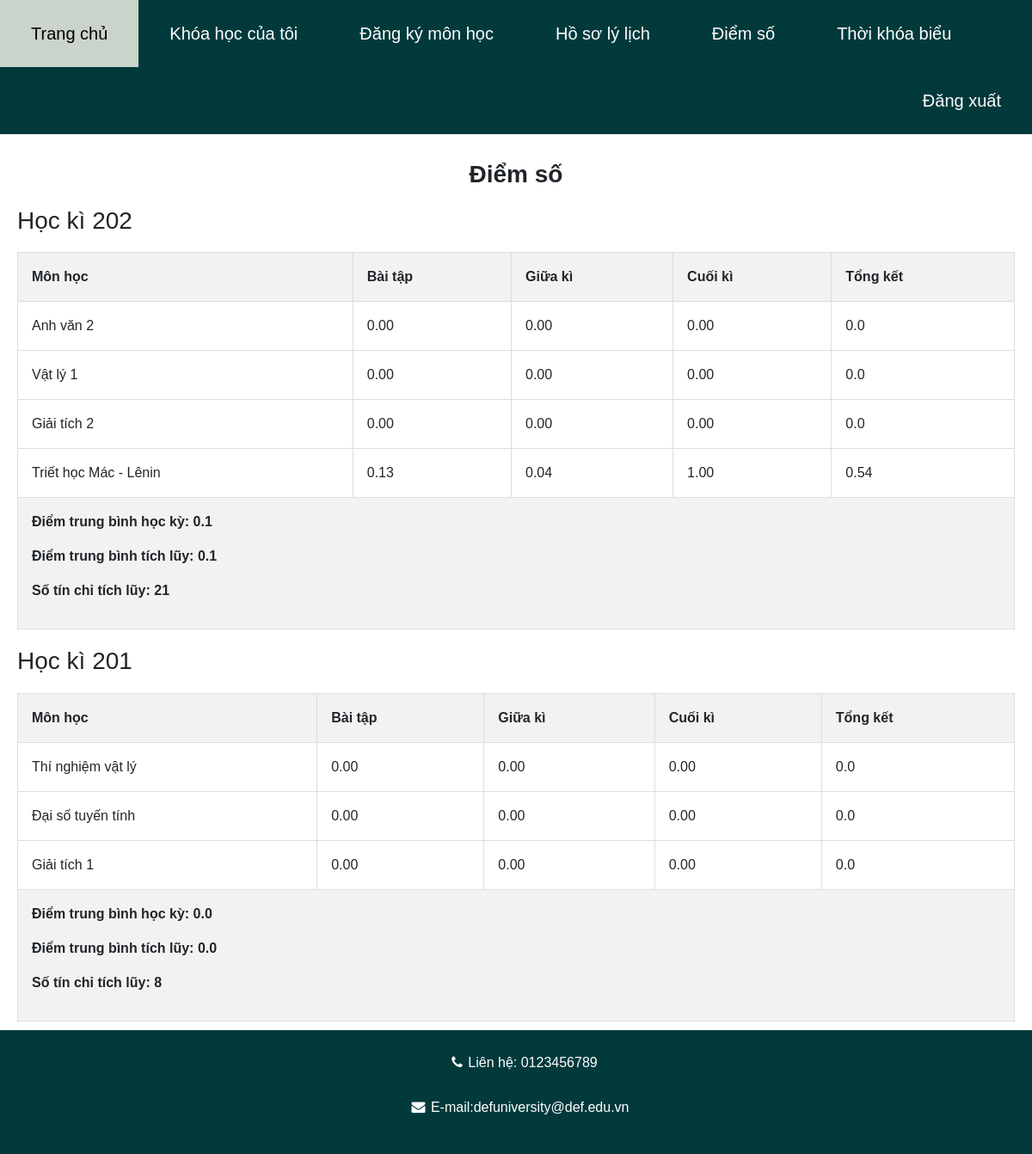
Page /student/my_score/ (signed in) on the committed database.
### Databases/models.py (models this page shows, shortened)
class Semester(models.Model):
    semester_id = models.CharField(max_length=10, null=True, default="")
    is_registration = models.BooleanField(null=True, default=False)

class Subject(models.Model):
    name = models.CharField(max_length=50, null=True, default="")
    credit = models.IntegerField(default=0)
    days = models.IntegerField(default=1)
    hours = models.IntegerField(default=1)

### Grade/models.py (models this page shows, shortened)
class Grade(models.Model):
    student = models.ForeignKey(Student, on_delete=models.CASCADE, null=True)
    course = models.ForeignKey(Course, on_delete=models.CASCADE, null=True)
    assignment_score = models.DecimalField(max_digits=5, decimal_places=2, null=True, blank=True)
    midterm_score = models.DecimalField(max_digits=5, decimal_places=2, null=True, blank=True)
    final_score = models.DecimalField(max_digits=5, decimal_places=2, null=True, blank=True)
    @property
    def average_score(self):
        if self.assignment_score is not None and self.midterm_score is not None and self.final_score is not None:
            assignment_score = float(self.assignment_score)
            midterm_score = float(self.midterm_score)
            final_score = float(self.final_score)
            return round((assignment_score * 0.2 + midterm_score * 0.3 + final_score * 0.5), 2)
        else:
            return None

### Student/views.py (the view)
# urls.py: path("my_score/", views.ScoreView.as_view(), name="student_score"),
class ScoreView(RoleRequiredMixin, View):
    def has_permission(self, user):
        return user.user_type == 'Student'
    @classmethod
    def get_semester(cls, student):
        courses = Course.objects.filter(students=student)
        semesters = []
        for course in courses:
            semesters.append(course.semester.semester_id)
        unique_sorted_semesters = sorted(set(semesters))
        return unique_sorted_semesters
    @classmethod
    def get_info_by_semester(cls, student):
        info_by_semester = {}
        semesters = cls.get_semester(student=student)
        score = 0
        credit = 0
        for semester in semesters:
            grades_in_semester = Grade.objects.filter(student=student, course__semester__semester_id=semester)
            grades_info = []
            total_score = 0
            total_credit = 0
            for grade in grades_in_semester:
                if grade.average_score is not None:
                    total_score += grade.average_score * grade.course.subject.credit
                    total_credit += grade.course.subject.credit
                    score += grade.average_score * grade.course.subject.credit
                    credit += grade.course.subject.credit
                grades_info.append({
                    'subject': grade.course.subject.name,
                    'assignment_score': grade.assignment_score,
                    'midterm_score': grade.midterm_score,
                    'final_score': grade.final_score,
                    'average_score': grade.average_score
                })
            average_score_semester =  round(total_score / total_credit, 1) if total_credit > 0 else None
            average_score_all =  round(score / credit, 1) if credit > 0 else None
            info_by_semester[semester] = {
                'grades_info': grades_info,
                'average_score_semester': average_score_semester,
                'average_score_all': average_score_all,
                'credit': credit,
            }
        info_by_semester = {semester: info_by_semester[semester] for semester in sorted(info_by_semester.keys(), reverse=True)}
        return info_by_semester
    def get(self, request):
        student = request.user.student
        info_by_semester = self.get_info_by_semester(student)
        context = {
            "info_by_semester": info_by_semester,
        }
        return render(request, "Student/score_view.html", context)

### Login/mixins.py (called while the page is built)
    def dispatch(self, request, *args, **kwargs):
        if not request.user.is_authenticated:
            return self.handle_no_permission()
        elif not self.has_permission(request.user):
            return HttpResponseRedirect(self.get_redirect_url())
        return super().dispatch(request, *args, **kwargs)

### templates/Student/score_view.html (shortened to what this page needs)
{% load static %}
<!DOCTYPE html>
<html lang='vi'>
<head>
	<link rel="stylesheet" href="https://cdnjs.cloudflare.com/ajax/libs/font-awesome/6.5.2/css/all.min.css">
	<link href="https://cdn.jsdelivr.net/npm/bootstrap@5.3.3/dist/css/bootstrap.min.css" rel="stylesheet">
    <link href="https://getbootstrap.com/docs/5.3/assets/css/docs.css" rel="stylesheet">
	<link rel="stylesheet" href="https://cdnjs.cloudflare.com/ajax/libs/font-awesome/6.5.2/css/all.min.css">
	<link rel="stylesheet" href="https://cdnjs.cloudflare.com/ajax/libs/font-awesome/4.7.0/css/font-awesome.min.css">
	<link rel="stylesheet" href="{% static 'css/file.css' %}">
	<link rel="stylesheet" href="{% static 'css/home.css' %}">
</head>
<body>
	<div class="sticky-top">
		<nav>
			<a href="{% url 'Student:student' %}" class="menu_left">Trang chủ</a>
			<a href="{% url 'Student:student_course' %}" class="menu_left">Khóa học của tôi</a>
			<a href="{% url 'Registration:registration_student' %}" class="menu_left">Đăng ký môn học</a>
			<a href="{% url 'Student:student_profile' %}" class="menu_left">Hồ sơ lý lịch</a>
			<a href="{% url 'Student:student_score' %}" class="menu_left">Điểm số</a>
			<a href="{% url 'Student:student_schedule' %}" class="menu_left">Thời khóa biểu</a>
			<a href="{% url 'Logout:logout' %}" class="menu_right">Đăng xuất</a>
		</nav>
	</div>
	<div id="flex_container">
		<div id="right_side">
			<h3 style="text-align: center; font-weight: bold; margin-bottom: 20px; margin-top: 20px;">Điểm số</h3>
			{% for semester_id, info in info_by_semester.items %}
				<h3 style="margin-bottom: 20px; margin-top: 20px;">Học kì {{ semester_id }}</h3>
				<table>
					<tr>
						<th>Môn học</th>
						<th>Bài tập</th>
						<th>Giữa kì</th>
						<th>Cuối kì</th>
						<th>Tổng kết</th>
					</tr>
					{% for grade_info in info.grades_info %}
						<tr>
							<td>{{ grade_info.subject }}</td>
							{% if grade_info.assignment_score is not None %}
								<td>{{ grade_info.assignment_score }}</td>
							{% else %}
								<td></td>
							{% endif %}
							{% if grade_info.midterm_score is not None %}
								<td>{{ grade_info.midterm_score }}</td>
							{% else %}
								<td></td>
							{% endif %}
							{% if grade_info.final_score is not None %}
								<td>{{ grade_info.final_score }}</td>
							{% else %}
								<td></td>
							{% endif %}
							{% if grade_info.average_score is not None %}
								<td>{{ grade_info.average_score }}</td>
							{% else %}
								<td></td>
							{% endif %}
						</tr>
					{% endfor %}
					<tr>
						<th colspan="5">
							{% if info.average_score_semester is not None %}
								<p>Điểm trung bình học kỳ: {{ info.average_score_semester }}</p>
								<p>Điểm trung bình tích lũy: {{ info.average_score_all }}</p>
								<p>Số tín chỉ tích lũy: {{ info.credit }}</p>
							{% else %}
								<p>Điểm trung bình học kỳ:</p>
								<p>Điểm trung bình tích lũy:</p>
								<p>Số tín chỉ tích lũy:</p>
							{% endif %}
						</th>
					</tr>
				</table>
			{% endfor %}
		</div>
	</div>
	<footer>
        <div class="call">
            <div class="fa fa-phone"></div>
            <p class="call_us">Liên hệ: 0123456789 </p>
        </div>
        <div class="contact">
            <div class="fa fa-envelope"></div>
            <p class="contact_us">E-mail:defuniversity@def.edu.vn</p>
        </div>
    </footer>
</body>

### static/css/file.css (style rules this page uses)
body { font-family: Arial, Helvetica, sans-serif; }
* { box-sizing: border-box; }
* { margin: 0px; }
nav { background-color: #023A3C; overflow: hidden; }
nav a { color: white; padding: 24px 36px; text-align: center; text-decoration: none; display: block; }
.menu_left { float: left; }
.menu_right { float: right; }
footer { background-color: #023A3C; color: white; padding: 20px 40px; text-align: center; }
.call { padding-left:20px; margin-top:0px; }
.call_us { display:inline-block; padding-top: 6px; padding-bottom:6px; padding-left:2px; font-size:16px; }
.contact { padding-left:20px; padding-left:10px; margin-top:0px; }
.contact_us { display:inline-block; padding-top: 6px; padding-bottom:6px; padding-left:2px; font-size:16px; }
table { border-collapse: collapse; border-spacing: 0; width: 100%; border: 1px solid #ddd; background-color: white; counter-reset: section; }
table th { background-color: #f2f2f2; }
table th, table td { border: 1px solid #ddd; text-align: left; padding: 16px; }
#right_side { flex: 60%; padding: 10px 20px; }
#flex_container { display: flex; display: nowrap; }

### static/css/home.css (style rules this page uses)
body { font-family: Arial, Helvetica, sans-serif; }
* { box-sizing: border-box; }
* { margin: 0px; }
nav { background-color: #023A3C; overflow: hidden; }
nav a { color: white; padding: 24px 36px; text-align: center; text-decoration: none; display: block; }
.menu_left { float: left; font-size: 20px; cursor: pointer; }
.menu_right { float: right; font-size: 20px; }
footer { background-color: #023A3C; color: white; padding: 20px 40px; text-align: center; }
.call { padding-left:20px; margin-top:0px; }
.call_us { display:inline-block; padding-top: 6px; padding-bottom:6px; padding-left:2px; font-size:16px; }
.contact { padding-left:20px; padding-left:10px; margin-top:0px; }
.contact_us { display:inline-block; padding-top: 6px; padding-bottom:6px; padding-left:2px; font-size:16px; }

### rows in the picture
Semester: info_by_semester "202"
Subject: subject "Anh văn 2"
Grade: assignment_score "0.00", midterm_score "0.00", final_score "0.00"
Subject: subject "Vật lý 1"
Grade: assignment_score "0.00", midterm_score "0.00", final_score "0.00"
Subject: subject "Giải tích 2"
Grade: assignment_score "0.00", midterm_score "0.00", final_score "0.00"
Subject: subject "Triết học Mác - Lênin"
Grade: assignment_score "0.13", midterm_score "0.04", final_score "1.00"
Semester: info_by_semester "201"
Subject: subject "Thí nghiệm vật lý"
Grade: assignment_score "0.00", midterm_score "0.00", final_score "0.00"
Subject: subject "Đại số tuyến tính"
Grade: assignment_score "0.00", midterm_score "0.00", final_score "0.00"
Subject: subject "Giải tích 1"
Grade: assignment_score "0.00", midterm_score "0.00", final_score "0.00"

### other values in the picture
{{ grade_info.average_score }} "0.0" "0.0" "0.0" "0.54" "0.0" "0.0" "0.0"
{{ info.average_score_semester }} "0.1" "0.0"
{{ info.average_score_all }} "0.1" "0.0"
{{ info.credit }} "21" "8"
